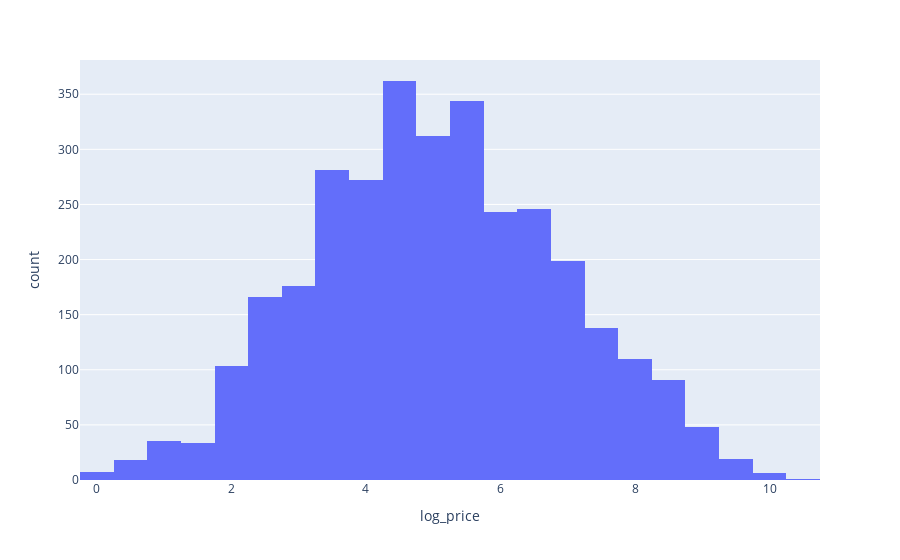

The notebook cell saved with this chart:
### Code cell
# Plot a histogram of the log(price) - notice we have removed the skew
fig = px.histogram(DF_model2,x='log_price',nbins =30)

fig.show()

### Figure 1 — Plotly figure (JSON) as saved in the notebook; plotly's stock layout.template omitted (floating-point values rounded to 4 significant figures; data arrays with more than 128 entries replaced by an {"elided": "..."} marker saying what was removed)
{"data": [{"alignmentgroup": "True", "bingroup": "x", "hovertemplate": "log_price=%{x}<br>count=%{y}<extra></extra>", "legendgroup": "", "marker": {"color": "#636efa", "pattern": {"shape": ""}}, "name": "", "nbinsx": 30, "offsetgroup": "", "orientation": "v", "showlegend": false, "type": "histogram", "x": {"elided": "3211 float values"}, "xaxis": "x", "yaxis": "y"}], "layout": {"barmode": "relative", "legend": {"tracegroupgap": 0}, "margin": {"t": 60}, "xaxis": {"anchor": "y", "domain": [0, 1], "title": {"text": "log_price"}}, "yaxis": {"anchor": "x", "domain": [0, 1], "title": {"text": "count"}}}}
